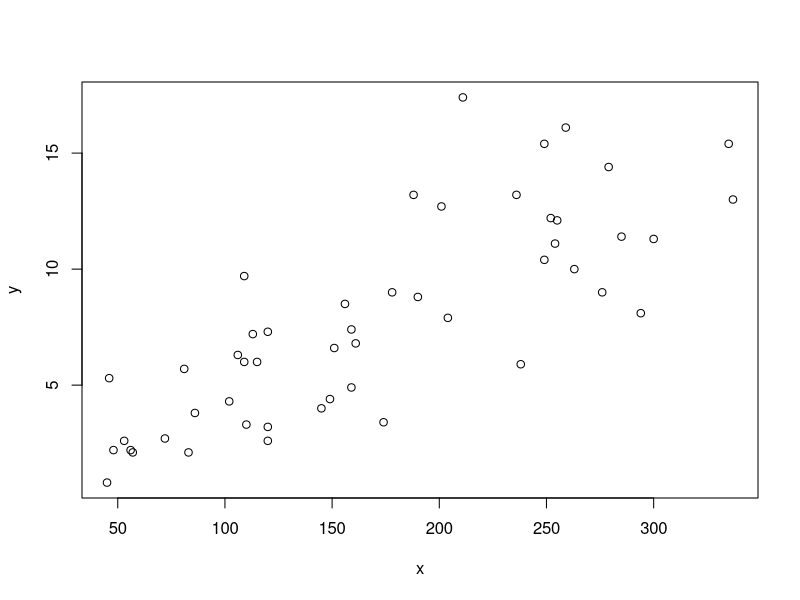
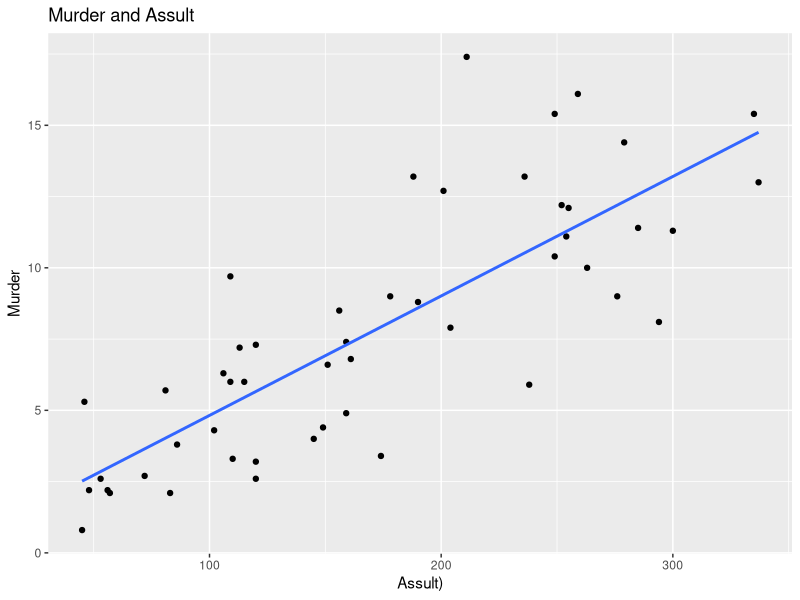
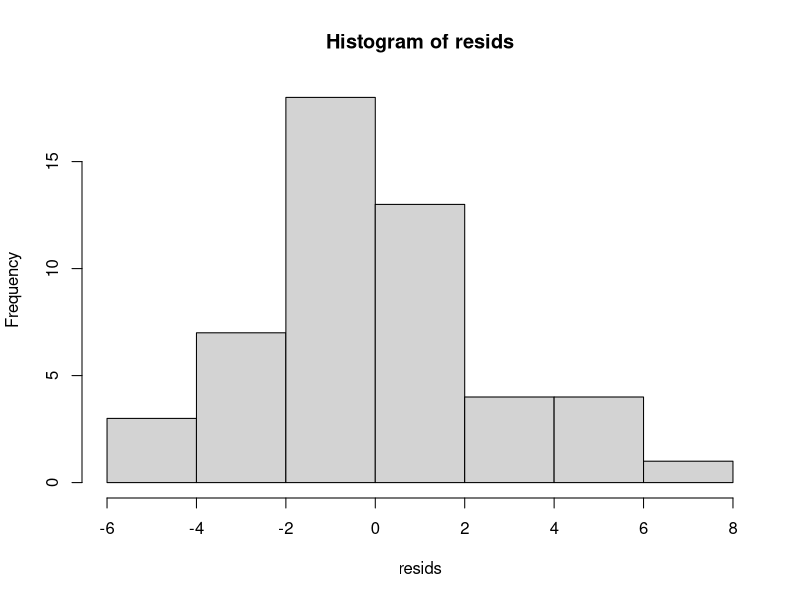
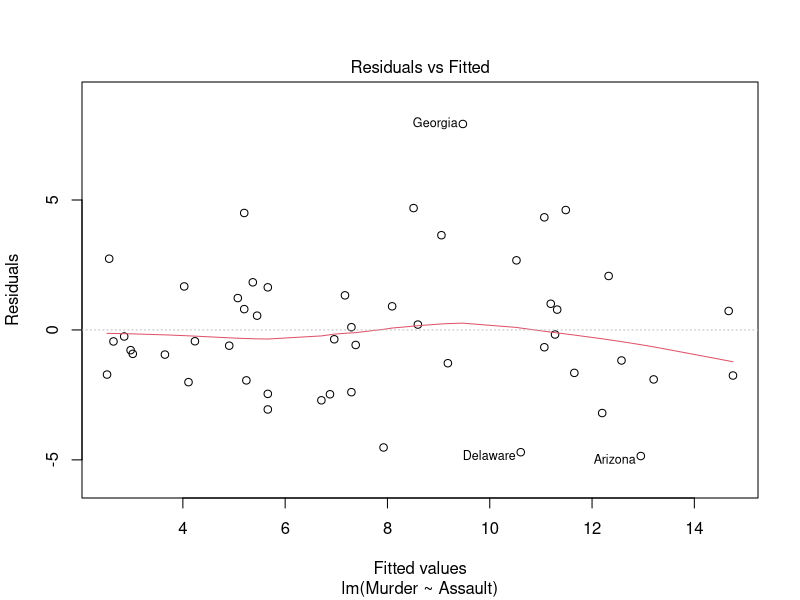
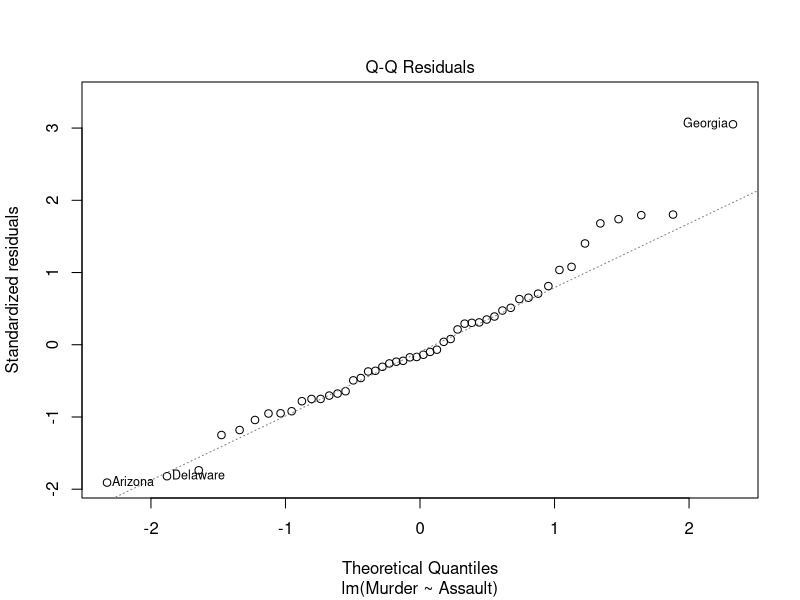
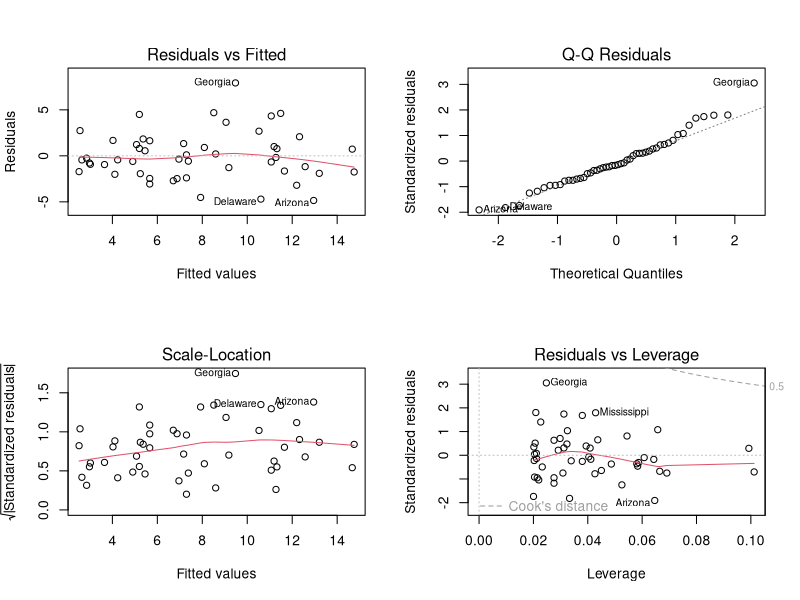

Reproduce these figures in R, in order.
## ---- chunk 1
knitr::opts_chunk$set(echo=T,eval=T,warning=F,message=F,
                      fig.width=5,fig.height=4,fig.align="center")
## ---- chunk 2
cables = data.frame(
  site = rep(c("Alderwood","Brentwick","Coppergrove"), times=c(53,48,51)),
  flaws = c(6,4,4,1,2,1,4,2,4,3,4,8,2,4,6,2,4,1,2,2,0,2,5,2,3,3,3,2,5,4,4,
            1,4,3,5,4,4,3,3,4,0,3,4,4,3,5,3,2,1,1,2,3,4,2,5,1,2,2,3,1,2,3,
            0,4,2,4,2,2,2,4,4,2,3,5,2,3,2,2,3,1,3,1,1,1,1,0,3,4,4,4,2,2,4,
            3,3,2,1,7,3,1,1,3,6,3,7,4,2,3,1,0,4,1,3,4,8,3,3,1,4,3,3,2,2,3,
            3,1,0,4,6,3,3,3,7,3,4,3,2,2,4,3,1,4,1,5,3,3,2,3,3,1,3,1)
)
## ---- chunk 3
# insert code here

## ---- chunk 4
data = c(-1.97, -1.07, 0.61, 3.43, -2.51, 3.35, 3.74, 1.35,
         1.08, -3.68, -2.47, -2.72, 1.57, -0.97, 2.27)
## ---- chunk 5
# insert code here

## ---- chunk 6
x = USArrests$Assault
y = USArrests$Murder
# plot(x,y)
## ---- chunk 7
library(ggplot2)
# insert code here
# Load the dataset
data("USArrests")
x = USArrests$Assault
y = USArrests$Murder
plot(x,y)

# Fit the linear model   Murder=β0+β1Assault
model <- lm(Murder ~ Assault, data = USArrests)

# Print the summary
summary(model)

# Calculate the 95% confidence interval for the slope
confint(model, level = 0.95)

#plot the line
pp <- ggplot( model,
              aes(x=USArrests$Assault,y=USArrests$Murder));
pp <- pp +geom_point() + geom_smooth(method="lm",
                                     formula="y~x",
                                     se=FALSE);
pp <- pp + labs( x="Assult)",
                 y="Murder",
                 title="Murder and Assult" )
pp

#residuals
resids <- residuals(model)
hist(resids)

#Homoscedasticity
plot(model, which=1)

plot(model, which=2)

#all standard diagnostic
par(mfrow = c(2, 2))
plot(model)
